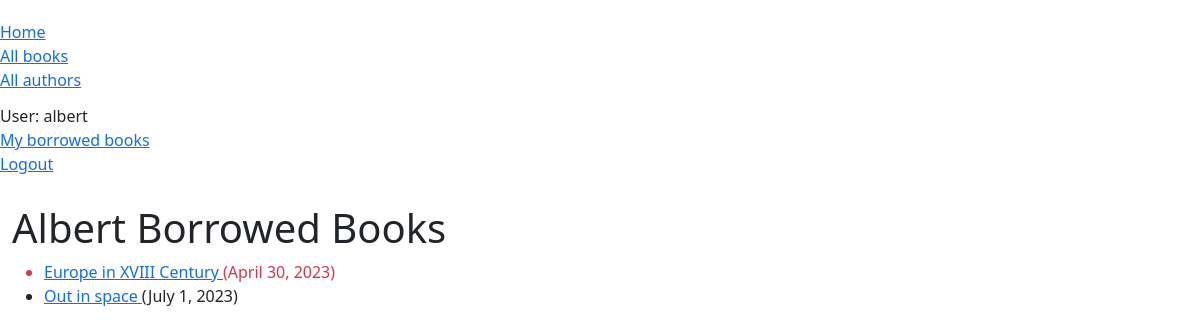
The page /catalog/myborrowed/ (signed in) on the database its author committed.
### catalog/models.py (models this page shows, shortened)
class BookInstance(models.Model):
    id = models.UUIDField(primary_key=True, default=uuid.uuid4,
        help_text='Unique ID for this particular book across whole libray')
    book = models.ForeignKey('Book', on_delete=models.RESTRICT, null=True)
    imprint = models.ForeignKey('Imprint', on_delete=models.SET_NULL, null=True,
        help_text='Enter the imprint for this book.')
    due_back = models.DateField(null=True, blank=True)
    LOAN_STATUS = (
        ('m', 'Maintenance'),
        ('o', 'On loan'),
        ('a', 'Available'),
        ('r', 'Reserved'),
    )
    status = models.CharField(
        max_length = 1,
        choices = LOAN_STATUS,
        blank = True,
        default = 'm',
        help_text= 'Book availability',
    )
    borrower = models.ForeignKey(User, on_delete=models.SET_NULL,
        null=True, blank=True)
    @property
    def is_overdue(self):
        return bool(self.due_back and date.today() > self.due_back)
    class Meta:
        ordering = ['due_back']
        permissions = (
                        ("can_mark_returned", "Set book as returned"),
                        ("can_modify_book_data", "Add or modify book records and information about them"),
                    )

class Book(models.Model):
    title = models.CharField(max_length=200)
    author = models.ForeignKey('Author', on_delete=models.SET_NULL, null=True)
    summary = models.TextField(max_length=1000,
        help_text='Enter a brief description of the book')
    isbn = models.CharField('ISBN', max_length=13, unique=True, default=getRandomISBN,
        help_text='13 Character <a href="https://www.isbn-international.org/content/what-isbn">ISBN number</a>')
    genre = models.ManyToManyField(Genre, help_text='Select genre for this book.')
    language = models.ForeignKey('Language', on_delete=models.SET_NULL, null=True, help_text='Enter the Language for the book.')
    def display_genre(self):
        """Create string for the Genre data. To display it in admin page."""
        return ', '.join(genre.name for genre in self.genre.all()[:3])
    display_genre.short_description = 'Genre'

### catalog/views.py (the view)
# urls.py: path('myborrowed/', views.LoanedBooksByUserListView.as_view(), name='my-borrowed'),
class LoanedBooksByUserListView(LoginRequiredMixin, generic.ListView):
    model = BookInstance
    template_name = 'catalog/bookinstance_list_user_borrowed.html'
    paginate_by = 10
    def get_queryset(self):
        return(
            BookInstance.objects
            .filter(borrower=self.request.user)
            .filter(status__exact='o')
            .order_by('due_back')
        )

### catalog/templates/catalog/bookinstance_list_user_borrowed.html
{% extends "base_generic.html" %}
{% block content %}
    <h1>
        {{ user.get_username.0.upper }}{{ user.get_username|slice:'1:' }}
        Borrowed Books
    </h1>
    {% if bookinstance_list %}
        <ul>
            {% for bookinst in bookinstance_list %}
                <li
                class="{% if bookinst.is_overdue %}
                            text-danger
                        {% endif %}"
                >
                    <a href="{% url 'book-detail' bookinst.book.pk %}">
                        {{ bookinst.book.title }}
                    </a>
                    ({{ bookinst.due_back }})
                </li>
            {% endfor %}
        </ul>
    {% else %}
        <p>There are no books borrowed.</p>
    {% endif %}
{% endblock %}

### catalog/templates/base_generic.html (shortened to what this page needs)
<!DOCTYPE html>
<html lang="en">
    <head>
        <link
        href="https://cdn.jsdelivr.net/npm/bootstrap@5.1.3/dist/css/bootstrap.min.css"
        rel="stylesheet"
        />
        {% load static %}
        <link rel="stylesheet" href="{% static 'css/style.css' %}">
    </head>
    <body>
        <div class="container-fluid">
            <div class="row"
                <div class="col-sm-2">
                    {% block sidebar %}
                        <ul class="sidebar-nav">
                            <div class="sidebar-section">
                                <li>
                                    <a href="{% url 'index' %}">Home</a>
                                </li>
                                <li>
                                    <a href="{% url 'books' %}">All books</a>
                                </li>
                                <li>
                                    <a href="{% url 'authors' %}">All authors</a>
                                </li>
                            </div>
                            {% if user.is_authenticated %}
                                <div class="sidebar-section">
                                    <li>
                                        User:
                                        {{ user.get_username }}
                                    </li>
                                    <li>
                                        <a href="{% url 'my-borrowed' %}">My borrowed books</a>
                                    </li>
                                    <li>
                                        <a href="{% url 'logout' %}?next={{ request.path }}">
                                            Logout
                                        </a>
                                    </li>
                                </div>
                            {% endif %}
                        </ul>
                    {% endblock %}
                </div>
                <div class="col-sm-10">
                    {% block content %}
                    {% endblock %}
                </div>
            </div>
    </body>
</html>

### catalog/static/css/style.css (style rules this page uses)
.sidebar-nav { margin-top: 20px; padding: 0; list-style: none; }
.sidebar-section { margin-bottom: 1%; }

### rows shown on the page
BookInstance: book "Europe in XVIII Century", due_back "April 30, 2023"
BookInstance: book "Out in space", due_back "July 1, 2023"

### other values the page prints
{{ user.get_username }} "albert"
{{ user.get_username.0.upper }} "A"
{{ user.get_username|slice:'1:' }} "lbert"
